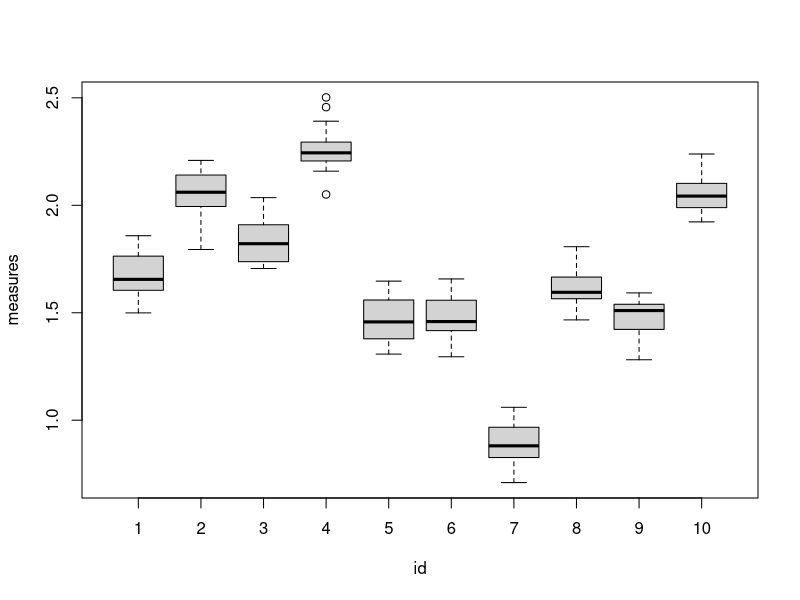

Write the R code that produced this figure. (Note: this script raises an error after producing the figure.)
# A simple mixed model illustration

# sample sizes
n_individuals <- 10
obs_per_ind <- 20

# generate data
heights <- rnorm(n_individuals, 1.6, 0.3) # true inidividual heights
measures <- rep(heights, each=obs_per_ind) + rnorm(n_individuals*obs_per_ind, sd=0.1) # actual measurements
id <- factor(rep(1:n_individuals, each=obs_per_ind)) # individual identifier
boxplot(measures~id)

# naive (overall) estimates
summary(lm(measures~1))
mean(measures) # overall mean
sd(measures)/sqrt(length(measures)) # overall standard error

# estimates based on individual means
mn_measures <- tapply(measures, id, mean)
mean(mn_measures) # mean
sd(mn_measures)/sqrt(length(mn_measures)) # standard error - higher than above

# glmm
install.packages("lme4")
library(lme4)
mm <- lmer(measures ~ 1 + (1|id)) # (1|id) means individual ID is a random intercept
summary(mm) # estimate SE is same as above based on individual means

banco_de_dados$logmass_kg <- scale(banco_de_dados$logmass_kg)
banco_de_dados$sqrt_rainfall <- scale(banco_de_dados$sqrt_rainfall)
banco_de_dados$log_Lat <- scale(log(abs(banco_de_dados$Lat)))
banco_de_dados$log_Altitude <- scale(log(banco_de_dados$Altitude))

t <- lmer(log(D) ~ method + family +
            logmass_kg + new_environment +
            log_Lat + log_Altitude + 
            sqrt_rainfall + I(sqrt_rainfall^2) + (1|family) + (1|publication), 
          data = banco_de_dados)
summary(t)

t <- lmer(log(D) ~ method + new_environment + (1|family), 
          data = banco_de_dados)
summary(t)





